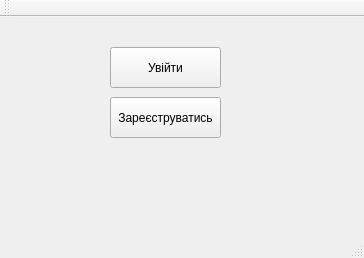
<?xml version="1.0" encoding="UTF-8"?>
<ui version="4.0">
 <class>start_window</class>
 <widget class="QMainWindow" name="start_window">
  <property name="geometry">
   <rect>
    <x>0</x>
    <y>0</y>
    <width>364</width>
    <height>258</height>
   </rect>
  </property>
  <property name="windowTitle">
   <string>start_window</string>
  </property>
  <widget class="QWidget" name="centralWidget">
   <widget class="QPushButton" name="pushButton">
    <property name="geometry">
     <rect>
      <x>110</x>
      <y>30</y>
      <width>111</width>
      <height>41</height>
     </rect>
    </property>
    <property name="text">
     <string>Увійти</string>
    </property>
   </widget>
   <widget class="QPushButton" name="pushButton_2">
    <property name="geometry">
     <rect>
      <x>110</x>
      <y>80</y>
      <width>111</width>
      <height>41</height>
     </rect>
    </property>
    <property name="text">
     <string>Зареєструватись</string>
    </property>
   </widget>
  </widget>
  <widget class="QMenuBar" name="menuBar">
   <property name="geometry">
    <rect>
     <x>0</x>
     <y>0</y>
     <width>364</width>
     <height>21</height>
    </rect>
   </property>
  </widget>
  <widget class="QToolBar" name="mainToolBar">
   <attribute name="toolBarArea">
    <enum>TopToolBarArea</enum>
   </attribute>
   <attribute name="toolBarBreak">
    <bool>false</bool>
   </attribute>
  </widget>
  <widget class="QStatusBar" name="statusBar"/>
 </widget>
 <layoutdefault spacing="6" margin="11"/>
 <resources/>
 <connections/>
</ui>
